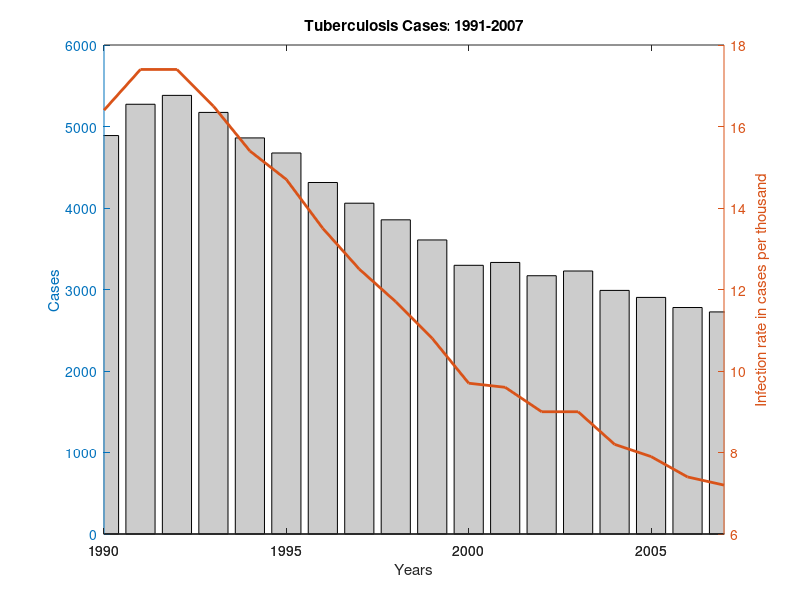

This figure's MATLAB source: (Note: this script raises an error after producing the figure.)
% Create the data for the plots
TBdata = [1990 4889 16.4; 1991 5273 17.4; 1992 5382 17.4; 1993 5173 16.5;
          1994 4860 15.4; 1995 4675 14.7; 1996 4313 13.5; 1997 4059 12.5;
          1998 3855 11.7; 1999 3608 10.8; 2000 3297  9.7; 2001 3332  9.6;
          2002 3169  9.0; 2003 3227  9.0; 2004 2989  8.2; 2005 2903  7.9;
          2006 2779  7.4; 2007 2725  7.2];

years = TBdata(:,1);
cases = TBdata(:,2);
rate  = TBdata(:,3);

% Create a plot with 2 y axes using the plotyy function
% Cases are represented by a bar chart ; Infection rate is represented by an xy plot
figure;
[ax, h1, h2] = plotyy(years, cases, years, rate, 'bar', 'plot');

% Change the bar colors to light gray
set(h1, 'FaceColor', [0.8, 0.8, 0.8]);

% Chnage the thickness of the line
set(h2, 'LineWidth', 2);

% Add title and x axis label
title('Tuberculosis Cases: 1991-2007');
xlabel('Years');

% Use the axis handles to set the labels of the y axes
set(get(ax(1), 'Ylabel'), 'String', 'Cases');
set(get(ax(2), 'Ylabel'), 'String', 'Infection rate in cases per thousand');

response = fig2plotly();
plotly_url = response.url;
